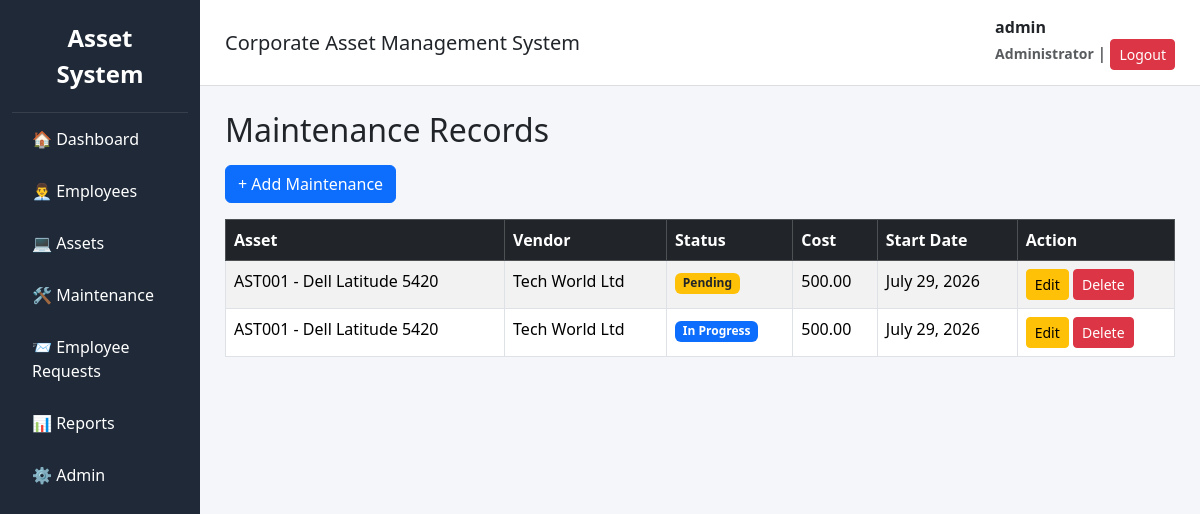
The page /maintenance/ (signed in) on the database as committed earlier.
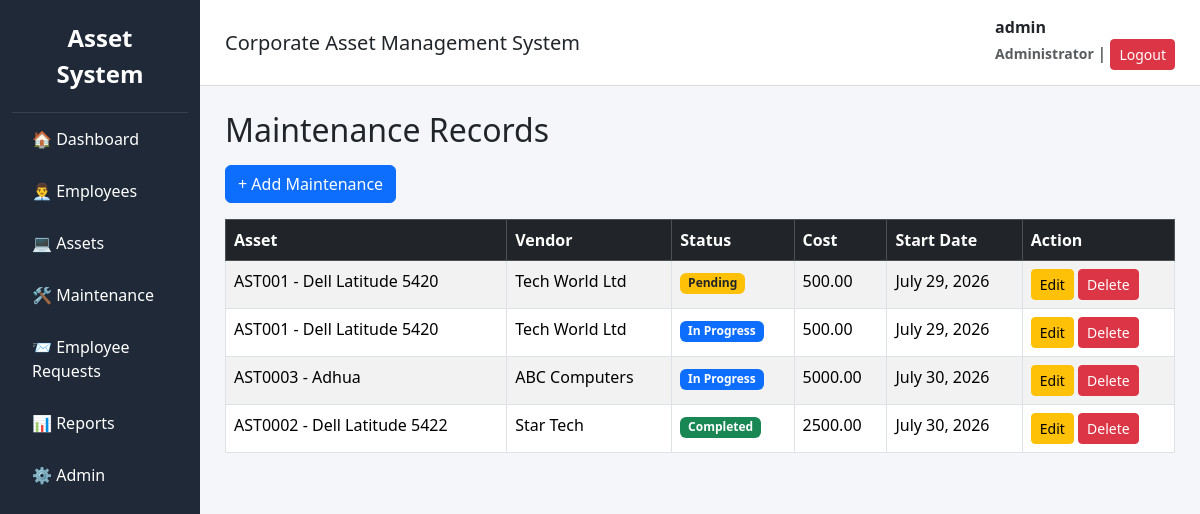
The same page on the database as committed later.
### maintenance/models.py (models this page shows, shortened)
class MaintenanceRecord(models.Model):
    STATUS_CHOICES = (
        ("Pending", "Pending"),
        ("In Progress", "In Progress"),
        ("Completed", "Completed"),
    )
    asset = models.ForeignKey(
        Asset,
        on_delete=models.PROTECT
    )
    vendor = models.ForeignKey(
        Vendor,
        on_delete=models.PROTECT
    )
    issue_description = models.TextField()
    maintenance_cost = models.DecimalField(
        max_digits=10,
        decimal_places=2
    )
    start_date = models.DateField()
    end_date = models.DateField(
        null=True,
        blank=True
    )
    maintenance_status = models.CharField(
        max_length=20,
        choices=STATUS_CHOICES,
        default="Pending"
    )
    remarks = models.TextField(
        blank=True
    )
    created_by = models.ForeignKey(
        settings.AUTH_USER_MODEL,
        on_delete=models.PROTECT
    )
    created_at = models.DateTimeField(
        auto_now_add=True
    )

### assets/models.py (models this page shows, shortened)
class Asset(models.Model):
    STATUS_CHOICES = (
        ('Available', 'Available'),
        ('Assigned', 'Assigned'),
        ('Under Maintenance', 'Under Maintenance'),
        ('Damaged', 'Damaged'),
        ('Lost', 'Lost'),
        ('Retired', 'Retired'),
    )
    asset_code = models.CharField(
        max_length=20,
        unique=True,
        blank=True
    )
    category = models.ForeignKey(
        AssetCategory,
        on_delete=models.PROTECT
    )
    brand = models.ForeignKey(
        Brand,
        on_delete=models.PROTECT
    )
    vendor = models.ForeignKey(
        Vendor,
        on_delete=models.PROTECT
    )
    asset_name = models.CharField(max_length=100)
    model = models.CharField(max_length=100)
    serial_number = models.CharField(
        max_length=100,
        unique=True
    )
    purchase_date = models.DateField()
    purchase_cost = models.DecimalField(
        max_digits=10,
        decimal_places=2
    )
    warranty_expiry = models.DateField()
    current_status = models.CharField(
        max_length=30,
        choices=STATUS_CHOICES,
        default='Available'
    )
    remarks = models.TextField(
        blank=True,
        null=True
    )
    created_at = models.DateTimeField(auto_now_add=True)
    updated_at = models.DateTimeField(auto_now=True)
    def __str__(self):
        return f"{self.asset_code} - {self.asset_name}"

class Vendor(models.Model):
    STATUS_CHOICES = (
        ('Active', 'Active'),
        ('Inactive', 'Inactive'),
    )
    vendor_name = models.CharField(max_length=150)
    contact_person = models.CharField(max_length=100)
    phone = models.CharField(max_length=20)
    email = models.EmailField()
    address = models.TextField()
    status = models.CharField(
        max_length=10,
        choices=STATUS_CHOICES,
        default='Active'
    )
    def __str__(self):
        return self.vendor_name

### maintenance/views.py (the view)
@login_required
def maintenance_list(request):
    records = MaintenanceRecord.objects.select_related(
        "asset",
        "vendor",
        "created_by",
    )
    return render(
        request,
        "maintenance/maintenance_list.html",
        {
            "records": records
        },
    )

### templates/maintenance/maintenance_list.html (shortened to what this page needs)
{% extends "base.html" %}
{% block content %}
<h2 class="mb-3">Maintenance Records</h2>
<a href="{% url 'maintenance_create' %}" class="btn btn-primary mb-3">
    + Add Maintenance
</a>
<table class="table table-bordered table-striped">
    <thead class="table-dark">
        <tr>
            <th>Asset</th>
            <th>Vendor</th>
            <th>Status</th>
            <th>Cost</th>
            <th>Start Date</th>
            <th>Action</th>
        </tr>
    </thead>
    <tbody>
    {% for record in records %}
        <tr>
            <td>{{ record.asset }}</td>
            <td>{{ record.vendor }}</td>
            <td>
    {% if record.maintenance_status == "Pending" %}
        <span class="badge bg-warning text-dark">
            Pending
        </span>
    {% elif record.maintenance_status == "In Progress" %}
        <span class="badge bg-primary">
            In Progress
        </span>
    {% elif record.maintenance_status == "Completed" %}
        <span class="badge bg-success">
            Completed
        </span>
    {% else %}
        <span class="badge bg-secondary">
            {{ record.maintenance_status }}
        </span>
    {% endif %}
</td>
            <td>{{ record.maintenance_cost }}</td>
            <td>{{ record.start_date }}</td>
            <td>
                <a href="{% url 'maintenance_update' record.id %}" class="btn btn-warning btn-sm">
                    Edit
                </a>
                <a href="{% url 'maintenance_delete' record.id %}" class="btn btn-danger btn-sm">
                    Delete
                </a>
            </td>
        </tr>
    {% empty %}
        <tr>
            <td colspan="6" class="text-center">
                No maintenance records found.
            </td>
        </tr>
    {% endfor %}
    </tbody>
</table>
{% endblock %}

Rows that differ between the two databases and show on the page:
added MaintenanceRecord: asset "AST0003 - Adhua", vendor "ABC Computers", maintenance_status "In Progress", maintenance_cost "5000.00", start_date "July 30, 2026"
added MaintenanceRecord: asset "AST0002 - Dell Latitude 5422", vendor "Star Tech", maintenance_status "Completed", maintenance_cost "2500.00", start_date "July 30, 2026"
